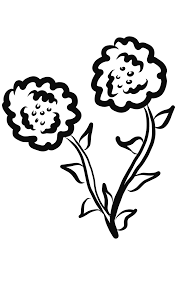
#> input picture FMI-Unibuc/Year 3/Semester 1/CalculNumeric/Labs/Lab7/floare.png, 177 x 284 px
$ python lab7.py
#> lines starting #> are read from the running program, lines starting #| are printed output that depends on the picture
from dictlearn import DictionaryLearning
from dictlearn import methods
from matplotlib import image
from sklearn.feature_extraction.image import extract_patches_2d
from sklearn.feature_extraction.image import reconstruct_from_patches_2d
from sklearn.preprocessing import normalize
import numpy as np
from matplotlib import pyplot as plt

p = 8 # dimensiunea unui patch (numar de pixeli)
s = 6 # sparsitatea
N = 1000  # numarul total de patch-uri
n = 256 # numarul de atomi din dictionar
K = 50 # numarul de iteratii DL
sigma = 0.075 # deviatia standard a zgomotului

# 1. Pregatirea imaginii.
# (a) Incarcati imaginea. Vetti obtine imaginea I de dimensiune m1 x m2.

I = image.imread('floare.png')
#> I is the input picture: shape (284, 177, 4) float32; mean R, G, B, A 0.877, 0.877, 0.877, 1
I = I[:, :, 0]
#> I: shape (284, 177) float32

# (b) Adaugati zgomot cu dispersie sigma imaginii, folosind secventa Inoisy = I + sigma*np.random.randn(I.shape[0],I.shape[1])
Inoisy = I + sigma*np.random.randn(I.shape[0], I.shape[1])
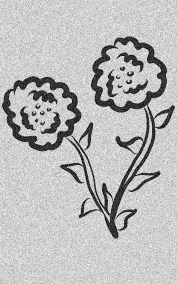
#> Inoisy: shape (284, 177) float64; min -0.262, max 1.29, mean 0.876; drawn with min black and max white

# (c) Extrageti patch-urile din imaginea Inoisy si memorati-le in variabila Ynoisy.
# Functia extract_patches_2d va returna colectia de patch-uri, insa pentru a putea fi utilizate in continuare in antrenarea dictionarului e nevoie de ajustarea dimensiunii, respectiv de vectorizarea patch-urilor.
# Afisati intai dimensiunea Ynoisy. Pentru a vectoriza patch-urile folositi Ynoisy = Ynoisy.reshape(Ynoisy.shape[0],-1). Afisati din nou dimensiunea Ynoisy, pentru a observa rezultatul vectorizarii.
# Transpuneti matricea, apoi calculati media semnalelor pe linii (axa 0), reprezentand media patch-urilor, si scadeti-o din Ynoisy.

Ynoisy = extract_patches_2d(Inoisy, (p, p))
print("Ynoisy.shape: ", Ynoisy.shape)
#| Ynoisy.shape:  (47090, 8, 8)
Ynoisy = Ynoisy.reshape(Ynoisy.shape[0], -1)
print("Ynoisy.shape after vectorization: ", Ynoisy.shape)
#| Ynoisy.shape after vectorization:  (47090, 64)


Ynoisy = Ynoisy.T
mean_Ynoisy = np.mean(Ynoisy, axis=0)
Ynoisy -= mean_Ynoisy


# (d) Selectati N patch-uri de dimensiune p la intamplare din imagine, obtinand astfel semnalele Y.
# Pentru aceasta, utilizati numpy.random.choice(Ynoisy.shape[1],N).

Y = Ynoisy[:, np.random.choice(Ynoisy.shape[1], N)]
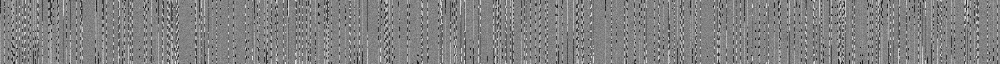
#> Y: shape (64, 1000) float64; min -1.15, max 1.1, mean -1.53e-18; drawn with min black and max white

# 2. Antrenarea dictionarului.
# (a) Generati un dictionar aleator si normati coloanele, obtinand dictionarul D0.

D0 = np.random.randn(p**2, n)
D0 = normalize(D0, axis=0, norm='max')

# (b) Antrenati dictionarul D pornind de la dictionarul D0 initializat mai sus, in K iteratii utilizand patch-urile selectate Y ca semnale de antrenare.

#> (the run stopped early here; a loop or call above may not have finished)
